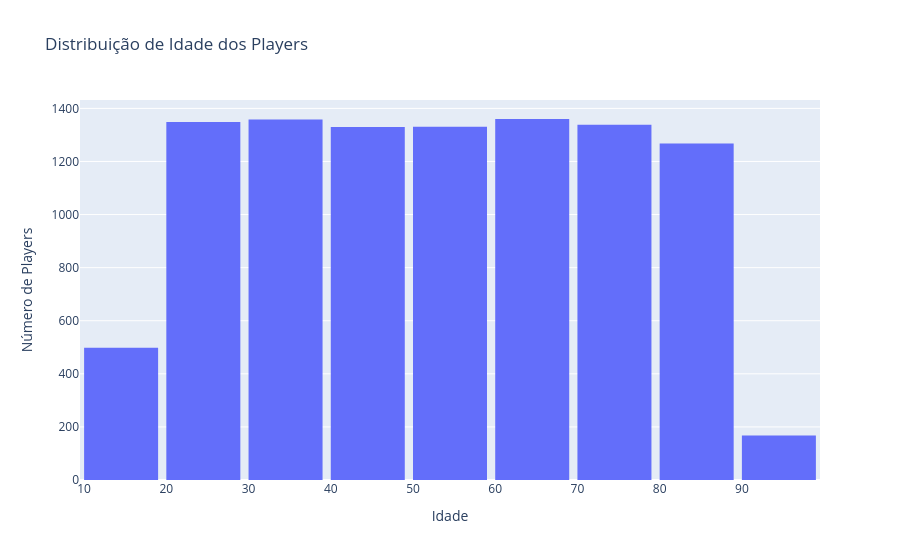

Notebook code for this chart:
### Code cell
fig = px.histogram(
    df,
    x="idade",
    nbins=10,
    title="Distribuição de Idade dos Players",
    color_discrete_sequence=["#636EFA"]
)

fig.update_layout(
    xaxis_title="Idade",
    yaxis_title="Número de Players",
    bargap=0.1
)

fig.show()

### Figure 1 — Plotly figure (JSON) as saved in the notebook; plotly's stock layout.template omitted (floating-point values rounded to 4 significant figures; data arrays with more than 128 entries replaced by an {"elided": "..."} marker saying what was removed)
{"data": [{"bingroup": "x", "hovertemplate": "idade=%{x}<br>count=%{y}<extra></extra>", "legendgroup": "", "marker": {"color": "#636EFA", "pattern": {"shape": ""}}, "name": "", "nbinsx": 10, "orientation": "v", "showlegend": false, "type": "histogram", "x": {"elided": "10000 int values"}, "xaxis": "x", "yaxis": "y"}], "layout": {"bargap": 0.1, "barmode": "relative", "legend": {"tracegroupgap": 0}, "title": {"text": "Distribuição de Idade dos Players"}, "xaxis": {"anchor": "y", "domain": [0, 1], "title": {"text": "Idade"}}, "yaxis": {"anchor": "x", "domain": [0, 1], "title": {"text": "Número de Players"}}}}
